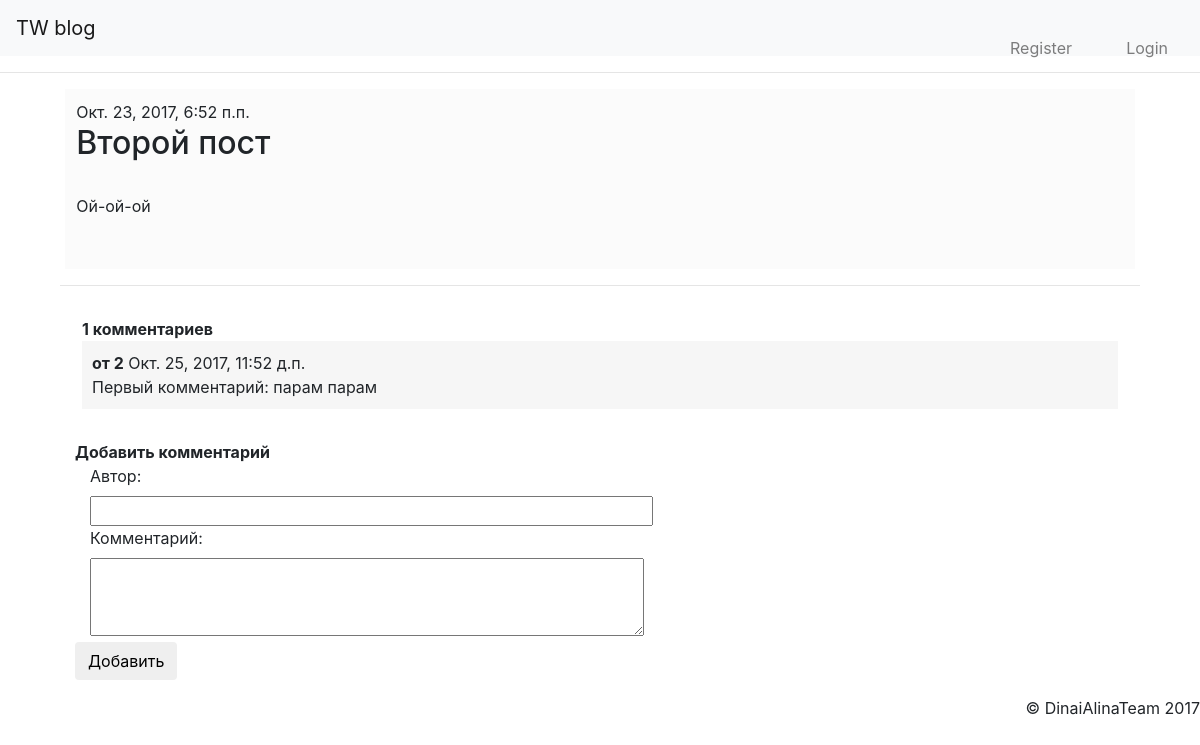
Page /2/ on the committed database.
### onemapp/models.py (models this page shows, shortened)
class Post(models.Model):
    author = models.ForeignKey('auth.User')
    title = models.CharField(max_length=200)
    text = models.TextField()
    created_date = models.DateTimeField(default=timezone.now)

class Comment(models.Model):
    title = models.CharField(max_length=25, default="")
    author = models.CharField(max_length=20)
    text = models.CharField(max_length=140)
    created_date = models.DateTimeField(default=timezone.now)
    post = models.ForeignKey(Post)

### onemapp/views.py (the view)
# urls.py: url(r'^(?P<post_id>[0-9]+)/$', views.post_detail, name='post_detail'),
def post_detail(request, post_id):
    post = get_object_or_404(Post, pk=post_id)
    comments = Comment.objects.filter(post=post)
    form = CommentForm(request.POST)
    form.is_valid()
    if form.cleaned_data.get('author') and form.cleaned_data.get('text'):
        author = form.cleaned_data.get('author')
        text = form.cleaned_data.get('text')[:125]
        title = text[:25]
        comment = Comment.objects.create(title=title, post=post, author=author, text=text)
    return render(request, 'post.html', {'post': post, 'comments': comments, 'form': form})

### onemapp/forms.py
class CommentForm(forms.Form):
    author = forms.CharField(widget=forms.TextInput({'size': 50}), max_length=20)
    author.label = "Автор"
    text = forms.CharField(widget=forms.Textarea({'maxlength': 125, 'cols': '52', 'rows': '3'}))
    text.label = "Комментарий"

### onemapp/templates/post.html (shortened to what this page needs)
{% extends "./base.html" %}
{% block content %}
    <div class="post">
        {{post.created_date}}<br/>
        <h2>{{post.title}}</h2><br/>
        <p>{{post.text}}</p><br/>
    </div>
    <hr />
    <div>
        <div class="comments">
            {% with comments.count as total_comments %}
                <b> {{ total_comments }} комментариев </b>
            {% endwith %}
            {% for comment in comments %}
                <p class="comment">
                    <b> от {{ comment.author }}</b>
                    {{ comment.created_date }} <br/>
                    {{ comment.text}}
                    {% empty %}
                </p>
            {% endfor %}
        </div>
    </div>
    <div>
        <div class="col-md-8">
            <b>
                Добавить комментарий
            </b>
        <form method="POST" action="" class="form-horizontal">
            <div class="form-group">
            <div class="col-md-2 control-label">
                {{ form.author.label_tag }}
            </div>
            <div class="col-md-10">
                {{ form.author }}
            </div>
            <div class="col-md-2 control-label">
                {{ form.text.label_tag }}
            </div>
            <div class="col-md-10">
                {{ form.text }} <br>
            </div>
            <input type="submit" value="Добавить" class="btn btn-default" >
        </div>
        </form>
        </div>
    </div>
{% endblock %}

### onemapp/static/blog.css (style rules this page uses)
.post { padding: 1%; margin: 0.5%; background-color: #fbfbfb; }
.comments { padding: 15px 22px; }
.comment { padding: 10px; background-color: #f6f6f6; }

### rows in the picture
Post: created_date "Окт. 23, 2017, 6:52 п.п.", title "Второй пост", text "Ой-ой-ой"
Comment: author "2", created_date "Окт. 25, 2017, 11:52 д.п.", text "Первый комментарий: парам парам"

### other values in the picture
{{ total_comments }} "1"
